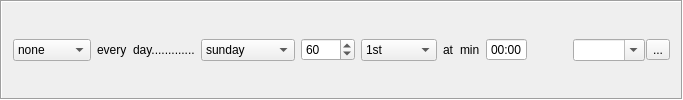
    <widget class="QFrame" name="frame_14">
     <property name="frameShape">
      <enum>QFrame::Box</enum>
     </property>
     <property name="frameShadow">
      <enum>QFrame::Sunken</enum>
     </property>
     <layout class="QHBoxLayout" name="horizontalLayout_2" stretch="0,0,0">
      <item>
       <widget class="QComboBox" name="cmbScheduleSelect_1">
        <property name="sizePolicy">
         <sizepolicy hsizetype="Preferred" vsizetype="Fixed">
          <horstretch>0</horstretch>
          <verstretch>0</verstretch>
         </sizepolicy>
        </property>
        <property name="editable">
         <bool>false</bool>
        </property>
        <item>
         <property name="text">
          <string>none</string>
         </property>
        </item>
        <item>
         <property name="text">
          <string>regular</string>
         </property>
        </item>
        <item>
         <property name="text">
          <string>daily</string>
         </property>
        </item>
        <item>
         <property name="text">
          <string>weekly</string>
         </property>
        </item>
        <item>
         <property name="text">
          <string>monthly</string>
         </property>
        </item>
        <item>
         <property name="text">
          <string>quarterly</string>
         </property>
        </item>
       </widget>
      </item>
      <item>
       <layout class="QHBoxLayout" name="horizontalLayout_9">
        <property name="sizeConstraint">
         <enum>QLayout::SetFixedSize</enum>
        </property>
        <item>
         <widget class="QLabel" name="lblEvery_1">
          <property name="sizePolicy">
           <sizepolicy hsizetype="Preferred" vsizetype="Preferred">
            <horstretch>0</horstretch>
            <verstretch>0</verstretch>
           </sizepolicy>
          </property>
          <property name="text">
           <string>every</string>
          </property>
         </widget>
        </item>
        <item>
         <widget class="QLabel" name="lblDay_1">
          <property name="sizePolicy">
           <sizepolicy hsizetype="Preferred" vsizetype="Preferred">
            <horstretch>0</horstretch>
            <verstretch>0</verstretch>
           </sizepolicy>
          </property>
          <property name="text">
           <string>day.............</string>
          </property>
         </widget>
        </item>
        <item>
         <widget class="QComboBox" name="cmbSelectDay_1">
          <property name="sizePolicy">
           <sizepolicy hsizetype="Preferred" vsizetype="Fixed">
            <horstretch>0</horstretch>
            <verstretch>0</verstretch>
           </sizepolicy>
          </property>
          <item>
           <property name="text">
            <string>sunday</string>
           </property>
          </item>
          <item>
           <property name="text">
            <string>monday</string>
           </property>
          </item>
          <item>
           <property name="text">
            <string>tuesday</string>
           </property>
          </item>
          <item>
           <property name="text">
            <string>wednesday</string>
           </property>
          </item>
          <item>
           <property name="text">
            <string>thursday</string>
           </property>
          </item>
          <item>
           <property name="text">
            <string>friday</string>
           </property>
          </item>
          <item>
           <property name="text">
            <string>saturday</string>
           </property>
          </item>
         </widget>
        </item>
        <item>
         <widget class="QSpinBox" name="spinMinute_1">
          <property name="sizePolicy">
           <sizepolicy hsizetype="Preferred" vsizetype="Fixed">
            <horstretch>0</horstretch>
            <verstretch>0</verstretch>
           </sizepolicy>
          </property>
          <property name="maximum">
           <number>1439</number>
          </property>
          <property name="value">
           <number>60</number>
          </property>
         </widget>
        </item>
        <item>
         <widget class="QComboBox" name="cmbMonthDay_1">
          <property name="sizePolicy">
           <sizepolicy hsizetype="Preferred" vsizetype="Fixed">
            <horstretch>0</horstretch>
            <verstretch>0</verstretch>
           </sizepolicy>
          </property>
          <item>
           <property name="text">
            <string>1st</string>
           </property>
          </item>
          <item>
           <property name="text">
            <string>2nd</string>
           </property>
          </item>
          <item>
           <property name="text">
            <string>3rd</string>
           </property>
          </item>
          <item>
           <property name="text">
            <string>4th</string>
           </property>
          </item>
          <item>
           <property name="text">
            <string>5th</string>
           </property>
          </item>
          <item>
           <property name="text">
            <string>6th</string>
           </property>
          </item>
          <item>
           <property name="text">
            <string>7th</string>
           </property>
          </item>
          <item>
           <property name="text">
            <string>8th</string>
           </property>
          </item>
          <item>
           <property name="text">
            <string>9th</string>
           </property>
          </item>
          <item>
           <property name="text">
            <string>10th</string>
           </property>
          </item>
          <item>
           <property name="text">
            <string>11th</string>
           </property>
          </item>
          <item>
           <property name="text">
            <string>12th</string>
           </property>
          </item>
          <item>
           <property name="text">
            <string>13th</string>
           </property>
          </item>
          <item>
           <property name="text">
            <string>14th</string>
           </property>
          </item>
          <item>
           <property name="text">
            <string>15th</string>
           </property>
          </item>
          <item>
           <property name="text">
            <string>16th</string>
           </property>
          </item>
          <item>
           <property name="text">
            <string>17th</string>
           </property>
          </item>
          <item>
           <property name="text">
            <string>18th</string>
           </property>
          </item>
          <item>
           <property name="text">
            <string>19th</string>
           </property>
          </item>
          <item>
           <property name="text">
            <string>20th</string>
           </property>
          </item>
          <item>
           <property name="text">
            <string>21th</string>
           </property>
          </item>
          <item>
           <property name="text">
            <string>22th</string>
           </property>
          </item>
          <item>
           <property name="text">
            <string>23th</string>
           </property>
          </item>
          <item>
           <property name="text">
            <string>24th</string>
           </property>
          </item>
          <item>
           <property name="text">
            <string>25th</string>
           </property>
          </item>
          <item>
           <property name="text">
            <string>26th</string>
           </property>
          </item>
          <item>
           <property name="text">
            <string>27th</string>
           </property>
          </item>
          <item>
           <property name="text">
            <string>28th</string>
           </property>
          </item>
          <item>
           <property name="text">
            <string>29th</string>
           </property>
          </item>
          <item>
           <property name="text">
            <string>30th</string>
           </property>
          </item>
          <item>
           <property name="text">
            <string>31th</string>
           </property>
          </item>
          <item>
           <property name="text">
            <string>Last day</string>
           </property>
          </item>
         </widget>
        </item>
        <item>
         <widget class="QLabel" name="lblAt_1">
          <property name="text">
           <string>at</string>
          </property>
         </widget>
        </item>
        <item>
         <widget class="QLabel" name="lblMinute_1">
          <property name="sizePolicy">
           <sizepolicy hsizetype="Preferred" vsizetype="Preferred">
            <horstretch>0</horstretch>
            <verstretch>0</verstretch>
           </sizepolicy>
          </property>
          <property name="text">
           <string>min</string>
          </property>
         </widget>
        </item>
        <item>
         <widget class="QTimeEdit" name="timeEdit_1">
          <property name="sizePolicy">
           <sizepolicy hsizetype="Preferred" vsizetype="Fixed">
            <horstretch>0</horstretch>
            <verstretch>0</verstretch>
           </sizepolicy>
          </property>
          <property name="buttonSymbols">
           <enum>QAbstractSpinBox::NoButtons</enum>
          </property>
          <property name="displayFormat">
           <string>hh:mm</string>
          </property>
         </widget>
        </item>
        <item>
         <spacer name="horizontalSpacer">
          <property name="orientation">
           <enum>Qt::Horizontal</enum>
          </property>
          <property name="sizeHint" stdset="0">
           <size>
            <width>40</width>
            <height>20</height>
           </size>
          </property>
         </spacer>
        </item>
       </layout>
      </item>
      <item>
       <layout class="QHBoxLayout" name="horizontalLayout">
        <property name="spacing">
         <number>1</number>
        </property>
        <item>
         <widget class="QComboBox" name="cmbAlertSelect_1">
          <property name="editable">
           <bool>true</bool>
          </property>
         </widget>
        </item>
        <item>
         <widget class="QToolButton" name="btnAlertSelect_1">
          <property name="text">
           <string>...</string>
          </property>
          <property name="icon">
           <iconset resource="../../qHostMonitor.qrc">
            <normaloff>:/img/foldersTree.png</normaloff>:/img/foldersTree.png</iconset>
          </property>
          <property name="iconSize">
           <size>
            <width>16</width>
            <height>16</height>
           </size>
          </property>
         </widget>
        </item>
       </layout>
      </item>
     </layout>
    </widget>
